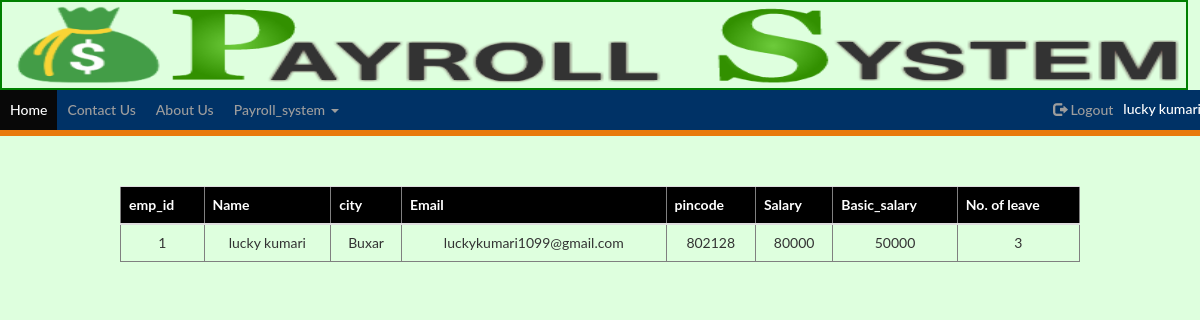
Page /employee_report.php (signed in) on the committed database.
### tables this page shows
CREATE TABLE `employee` (
  `emp_id` int(11) NOT NULL,
  `name` varchar(200) NOT NULL,
  `email` varchar(200) NOT NULL,
  `mobile_no` varchar(13) NOT NULL,
  `class` varchar(20) NOT NULL,
  `bank_account` varchar(30) NOT NULL,
  `degree` varchar(100) NOT NULL,
  `branch` varchar(100) NOT NULL,
  `city` varchar(100) NOT NULL,
  `pincode` varchar(10) NOT NULL,
  `basic_pay` varchar(100) NOT NULL,
  `salary` varchar(100) NOT NULL,
  `designation` varchar(100) NOT NULL,
  `address` varchar(100) NOT NULL,
  `leave` varchar(13) NOT NULL
);

### employee_report.php (the view, shortened to what this page needs)
<?php
include("dashboard.php");
include("dbcon.php");
$un=$_SESSION['un'];
$q="SELECT * FROM `employee` WHERE `name`='$un'";
$run=mysqli_query($con,$q);
?>
<table border="1" class="table" align="center" style="margin-top:50px;width:80%;">
 <tr style="background-color:#000;color:#fff;">
<th>emp_id</th>
<th>Name</tr=h>
<th>city</th>
<th>Email</th>
<th>pincode</th>
<th>Salary</th>
<th>Basic_salary</th>
<th>No. of leave</th>
</tr>
<tbody>
<?php
if(mysqli_num_rows($run)<1)
{
  echo "<tr><td>no data found</td></tr>" ;
}
else
{
  while($data=mysqli_fetch_assoc($run))
  {
  ?>
    <tr align="center">
    <td><?php echo $data['emp_id']?></td>
    <td><?php echo $data['name']?></td>
    <td><?php echo $data['city']?></td>
    <td><?php echo $data['email']?></td>
    <td><?php echo $data['pincode']?></td>
    <td><?php echo $data['salary']?></td>
    <td><?php echo $data['basic_pay']?></td>
    <td><?php echo $data['leave']?></td>
  </tr>
<?php
  }
}
  ?>
  </tbody>
  </table>

### dashboard.php (style rules this page uses)
* { box-sizing: border-box }
body { font-family: "Lato", sans-serif; background-color:#DEFFDE; }

### rows in the picture
employee: emp_id "1", name "lucky kumari", city "Buxar", email "luckykumari1099@gmail.com", pincode "802128", salary "80000", basic_pay "50000", leave "3"

### other values in the picture
$_SESSION['un'] "lucky kumari"
